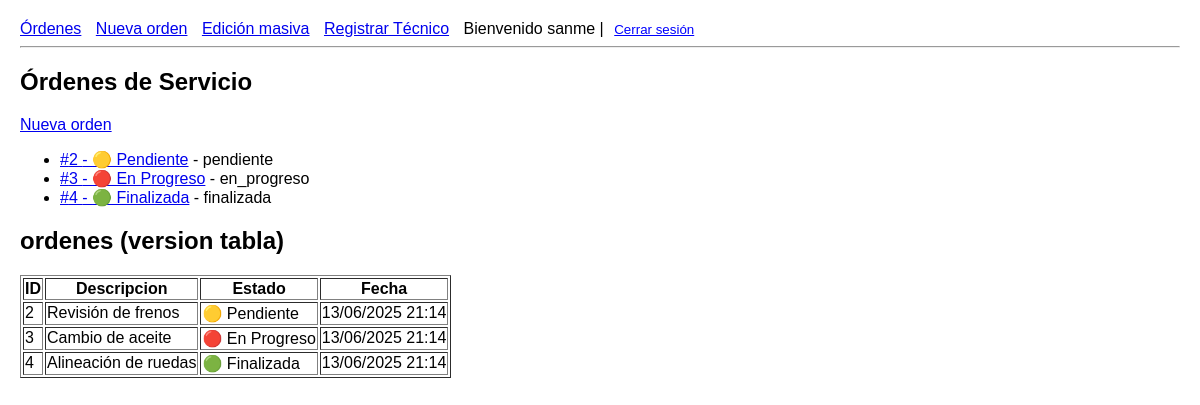
Page /ordenes/ (signed in) on the earlier database version.
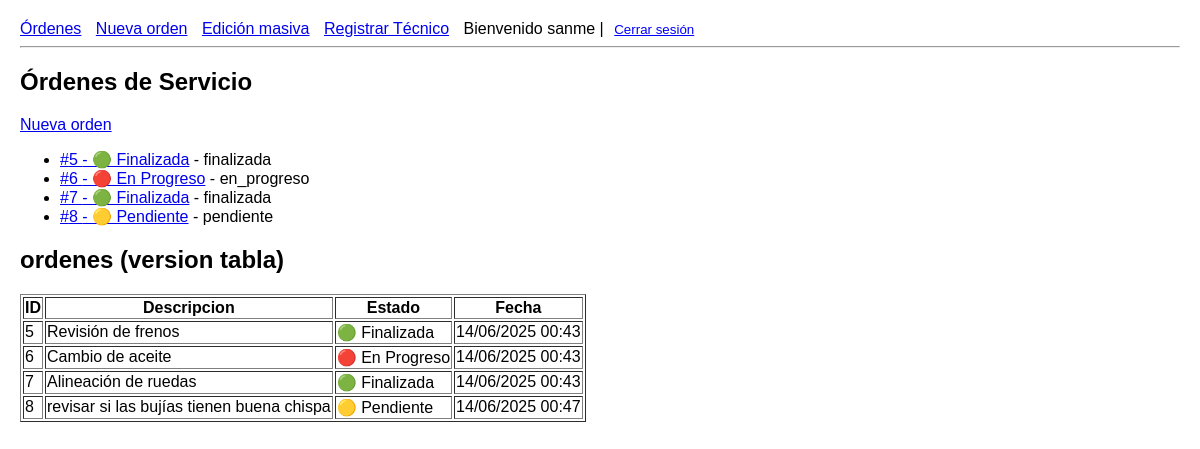
Same page on the later database version.
### ordenes/models.py (models this page shows, shortened)
class OrdenServicio(models.Model):
    descripcion = models.TextField()
    tecnico_asignado = models.ForeignKey(User, on_delete=models.CASCADE, related_name='ordenes_asignadas')
    estado = models.CharField(max_length=20, choices=[
        ('pendiente', 'Pendiente'),
        ('en_progreso', 'En Progreso'),
        ('finalizada', 'Finalizada')
    ])
    comentario_final = models.TextField(blank = True, null = True)
    fecha_creacion = models.DateTimeField(auto_now_add=True)

### ordenes/views.py (the view)
# urls.py: path('ordenes/', views.OrdenListView.as_view(), name='orden_list'),
class OrdenListView(LoginRequiredMixin, ListView):
    model = OrdenServicio
    context_object_name = 'ordenes'
    template_name = 'ordenes/orden_list.html'
    def get_queryset(self):
        if self.request.user.is_superuser:
            return OrdenServicio.objects.all()
        return OrdenServicio.objects.filter(tecnico_asignado=self.request.user)

### ordenes/templatetags/estado_tags.py (called while the page is built)
@register.filter
def formatear_estado(valor):
    colores = {
        'pendiente': '🟡 Pendiente',
        'en_progreso': '🔴 En Progreso',
        'finalizada': '🟢 Finalizada'
    }
    return colores.get(valor, valor)

@register.inclusion_tag('ordenes/components/tabla_ordenes.html')
def mostrar_tabla_ordenes(lista):
    return {'ordenes': lista}

### ordenes/templates/ordenes/orden_list.html (shortened to what this page needs)
{% extends "ordenes/base.html" %}
{% block content %}
{% load estado_tags %}
<h2>Órdenes de Servicio</h2>
<a href="{% url 'orden_create' %}">Nueva orden</a>
<ul>
  {% for orden in ordenes %}
    <li>
      <a href="{% url 'orden_detail' orden.pk %}">#{{ orden.id }} - {{ orden.estado|formatear_estado}}</a> - {{ orden.estado }}
    </li>
  {% endfor %}
</ul>
<h2>ordenes (version tabla)</h2>
{% mostrar_tabla_ordenes ordenes %}
{% endblock %}

### ordenes/templates/ordenes/base.html (shortened to what this page needs)
<!DOCTYPE html>
<html lang="es">
<head>
</head>
<body>
  <nav>
    <a href="{% url 'orden_list' %}">Órdenes</a>
    <a href="{% url 'orden_create' %}">Nueva orden</a>
    <a href="{% url 'orden_bulk_edit' %}">Edición masiva</a>
    <a href="{% url 'registrar_tecnico' %}">Registrar Técnico</a>
    {% include "ordenes/components/nav_login.html" %}
  </nav>
  <hr>
  {% block content %}{% endblock %}
</body>
</html>

### ordenes/templates/ordenes/components/nav_login.html (shortened to what this page needs)
{% if user.is_authenticated %}
  Bienvenido {{ user.username }} |
  <form method="post" action="{% url 'logout' %}" style="display:inline;">
    <button type="submit" style="background:none; border:none; color:blue; text-decoration:underline; cursor:pointer;">
      Cerrar sesión
    </button>
  </form>
{% else %}
  <a href="{% url 'login' %}">Iniciar sesión</a>
{% endif %}

### ordenes/templates/ordenes/components/tabla_ordenes.html
{% load estado_tags %}
<table border="1">
  <tr>
    <th>ID</th>
    <th>Descripcion</th>
    <th>Estado</th>
    <th>Fecha</th>
  </tr>
  {% for orden in ordenes %}
    <tr>
      <td>{{ orden.id }}</td>
      <td>{{ orden.descripcion }}</td>
      <td>{{ orden.estado|formatear_estado }}</td>
      <td>{{ orden.fecha_creacion|date:"d/m/Y H:i" }}</td>
    </tr>
    {% endfor %}
</table>

### ordenes/templates/ordenes/base.html (style rules this page uses)
body { font-family: sans-serif; margin: 20px; }
nav a { margin-right: 10px; }

Differences in the rows shown:
removed OrdenServicio: id "2", estado "🟡 Pendiente", estado "pendiente", descripcion "Revisión de frenos", fecha_creacion "13/06/2025 21:14"
removed OrdenServicio: id "3", estado "🔴 En Progreso", estado "en_progreso", descripcion "Cambio de aceite", fecha_creacion "13/06/2025 21:14"
removed OrdenServicio: id "4", estado "🟢 Finalizada", estado "finalizada", descripcion "Alineación de ruedas", fecha_creacion "13/06/2025 21:14"
added OrdenServicio: id "5", estado "🟢 Finalizada", estado "finalizada", descripcion "Revisión de frenos", fecha_creacion "14/06/2025 00:43"
added OrdenServicio: id "6", estado "🔴 En Progreso", estado "en_progreso", descripcion "Cambio de aceite", fecha_creacion "14/06/2025 00:43"
added OrdenServicio: id "7", estado "🟢 Finalizada", estado "finalizada", descripcion "Alineación de ruedas", fecha_creacion "14/06/2025 00:43"
added OrdenServicio: id "8", estado "🟡 Pendiente", estado "pendiente", descripcion "revisar si las bujías tienen buena chispa", fecha_creacion "14/06/2025 00:47"
